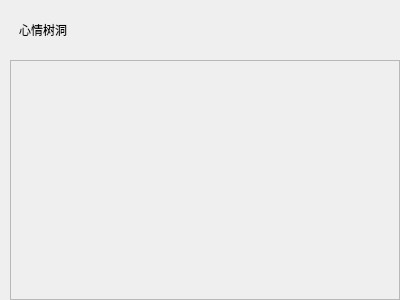
<?xml version="1.0" encoding="UTF-8"?>
<ui version="4.0">
 <class>Dynamic_Page</class>
 <widget class="QWidget" name="Dynamic_Page">
  <property name="geometry">
   <rect>
    <x>0</x>
    <y>0</y>
    <width>400</width>
    <height>300</height>
   </rect>
  </property>
  <property name="windowTitle">
   <string>Form</string>
  </property>
  <layout class="QVBoxLayout" name="verticalLayout">
   <property name="spacing">
    <number>0</number>
   </property>
   <property name="leftMargin">
    <number>10</number>
   </property>
   <property name="topMargin">
    <number>0</number>
   </property>
   <property name="rightMargin">
    <number>0</number>
   </property>
   <property name="bottomMargin">
    <number>0</number>
   </property>
   <item>
    <widget class="QWidget" name="widget_2" native="true">
     <property name="minimumSize">
      <size>
       <width>0</width>
       <height>60</height>
      </size>
     </property>
     <property name="maximumSize">
      <size>
       <width>16777215</width>
       <height>60</height>
      </size>
     </property>
     <layout class="QHBoxLayout" name="horizontalLayout_2">
      <item>
       <widget class="ElaText" name="title">
        <property name="text">
         <string>心情树洞</string>
        </property>
       </widget>
      </item>
      <item>
       <spacer name="horizontalSpacer">
        <property name="orientation">
         <enum>Qt::Orientation::Horizontal</enum>
        </property>
        <property name="sizeHint" stdset="0">
         <size>
          <width>40</width>
          <height>20</height>
         </size>
        </property>
       </spacer>
      </item>
     </layout>
    </widget>
   </item>
   <item>
    <widget class="QWidget" name="widget_3" native="true">
     <layout class="QVBoxLayout" name="verticalLayout_2">
      <property name="spacing">
       <number>0</number>
      </property>
      <property name="leftMargin">
       <number>0</number>
      </property>
      <property name="topMargin">
       <number>0</number>
      </property>
      <property name="rightMargin">
       <number>0</number>
      </property>
      <property name="bottomMargin">
       <number>0</number>
      </property>
      <item>
       <widget class="MasonryFlow" name="listWidget"/>
      </item>
      <item>
       <widget class="ElaFloatButton" name="floatBtn" native="true"/>
      </item>
     </layout>
    </widget>
   </item>
  </layout>
 </widget>
 <customwidgets>
  <customwidget>
   <class>ElaText</class>
   <extends>QLabel</extends>
   <header location="global">ElaText.h</header>
  </customwidget>
  <customwidget>
   <class>ElaFloatButton</class>
   <extends>QWidget</extends>
   <header>ElaFloatButton.h</header>
   <container>1</container>
  </customwidget>
  <customwidget>
   <class>MasonryFlow</class>
   <extends>QScrollArea</extends>
   <header>src/widgets/masonryflow.h</header>
   <container>1</container>
  </customwidget>
 </customwidgets>
 <resources/>
 <connections/>
</ui>
